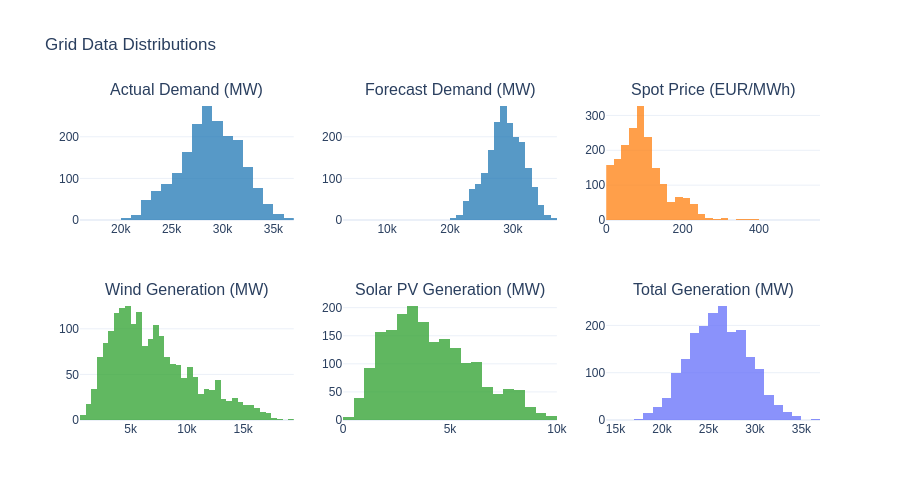

The code cell stored with this chart in its notebook:
### Markdown cell above
### 1.2 Feature Distributions

### Code cell
# Demand & Generation distributions
fig = make_subplots(rows=2, cols=3, subplot_titles=[
    "Actual Demand (MW)", "Forecast Demand (MW)", "Spot Price (EUR/MWh)",
    "Wind Generation (MW)", "Solar PV Generation (MW)", "Total Generation (MW)",
])

hist_data = [
    (df_raw["actual_demand_mw"], 1, 1, colors["demand"]),
    (df_raw["forecast_demand_mw"], 1, 2, colors["demand"]),
    (df_raw["spot_price_eur_mwh"], 1, 3, colors["spot"]),
    (df_raw["gen_wind_mw"], 2, 1, colors["renewables"]),
    (df_raw["gen_solar_pv_mw"], 2, 2, colors["renewables"]),
    (df_raw["gen_total_mw"], 2, 3, "#636efa"),
]

for data, row, col, color in hist_data:
    fig.add_trace(go.Histogram(x=data.dropna(), nbinsx=40, marker_color=color,
                               opacity=0.75, showlegend=False), row=row, col=col)

fig.update_layout(height=500, title_text="Grid Data Distributions",
                  template=plotly_template, font=plotly_font)
fig.show()

### Figure 1 — Plotly figure (JSON) as saved in the notebook; plotly's stock layout.template omitted (floating-point values rounded to 4 significant figures; data arrays with more than 128 entries replaced by an {"elided": "..."} marker saying what was removed)
{"data": [{"marker": {"color": "#1f77b4"}, "nbinsx": 40, "opacity": 0.75, "showlegend": false, "type": "histogram", "x": {"elided": "1898 float values"}, "xaxis": "x", "yaxis": "y"}, {"marker": {"color": "#1f77b4"}, "nbinsx": 40, "opacity": 0.75, "showlegend": false, "type": "histogram", "x": {"elided": "1898 float values"}, "xaxis": "x2", "yaxis": "y2"}, {"marker": {"color": "#ff7f0e"}, "nbinsx": 40, "opacity": 0.75, "showlegend": false, "type": "histogram", "x": {"elided": "1898 float values"}, "xaxis": "x3", "yaxis": "y3"}, {"marker": {"color": "#2ca02c"}, "nbinsx": 40, "opacity": 0.75, "showlegend": false, "type": "histogram", "x": {"elided": "1897 float values"}, "xaxis": "x4", "yaxis": "y4"}, {"marker": {"color": "#2ca02c"}, "nbinsx": 40, "opacity": 0.75, "showlegend": false, "type": "histogram", "x": {"elided": "1897 float values"}, "xaxis": "x5", "yaxis": "y5"}, {"marker": {"color": "#636efa"}, "nbinsx": 40, "opacity": 0.75, "showlegend": false, "type": "histogram", "x": {"elided": "1897 float values"}, "xaxis": "x6", "yaxis": "y6"}], "layout": {"annotations": [{"font": {"size": 16}, "showarrow": false, "text": "Actual Demand (MW)", "x": 0.1444, "xanchor": "center", "xref": "paper", "y": 1, "yanchor": "bottom", "yref": "paper"}, {"font": {"size": 16}, "showarrow": false, "text": "Forecast Demand (MW)", "x": 0.5, "xanchor": "center", "xref": "paper", "y": 1, "yanchor": "bottom", "yref": "paper"}, {"font": {"size": 16}, "showarrow": false, "text": "Spot Price (EUR/MWh)", "x": 0.8556, "xanchor": "center", "xref": "paper", "y": 1, "yanchor": "bottom", "yref": "paper"}, {"font": {"size": 16}, "showarrow": false, "text": "Wind Generation (MW)", "x": 0.1444, "xanchor": "center", "xref": "paper", "y": 0.375, "yanchor": "bottom", "yref": "paper"}, {"font": {"size": 16}, "showarrow": false, "text": "Solar PV Generation (MW)", "x": 0.5, "xanchor": "center", "xref": "paper", "y": 0.375, "yanchor": "bottom", "yref": "paper"}, {"font": {"size": 16}, "showarrow": false, "text": "Total Generation (MW)", "x": 0.8556, "xanchor": "center", "xref": "paper", "y": 0.375, "yanchor": "bottom", "yref": "paper"}], "font": {"family": "Arial", "size": 12}, "height": 500, "title": {"text": "Grid Data Distributions"}, "xaxis": {"anchor": "y", "domain": [0, 0.2889]}, "xaxis2": {"anchor": "y2", "domain": [0.3556, 0.6444]}, "xaxis3": {"anchor": "y3", "domain": [0.7111, 1]}, "xaxis4": {"anchor": "y4", "domain": [0, 0.2889]}, "xaxis5": {"anchor": "y5", "domain": [0.3556, 0.6444]}, "xaxis6": {"anchor": "y6", "domain": [0.7111, 1]}, "yaxis": {"anchor": "x", "domain": [0.625, 1]}, "yaxis2": {"anchor": "x2", "domain": [0.625, 1]}, "yaxis3": {"anchor": "x3", "domain": [0.625, 1]}, "yaxis4": {"anchor": "x4", "domain": [0, 0.375]}, "yaxis5": {"anchor": "x5", "domain": [0, 0.375]}, "yaxis6": {"anchor": "x6", "domain": [0, 0.375]}}}
